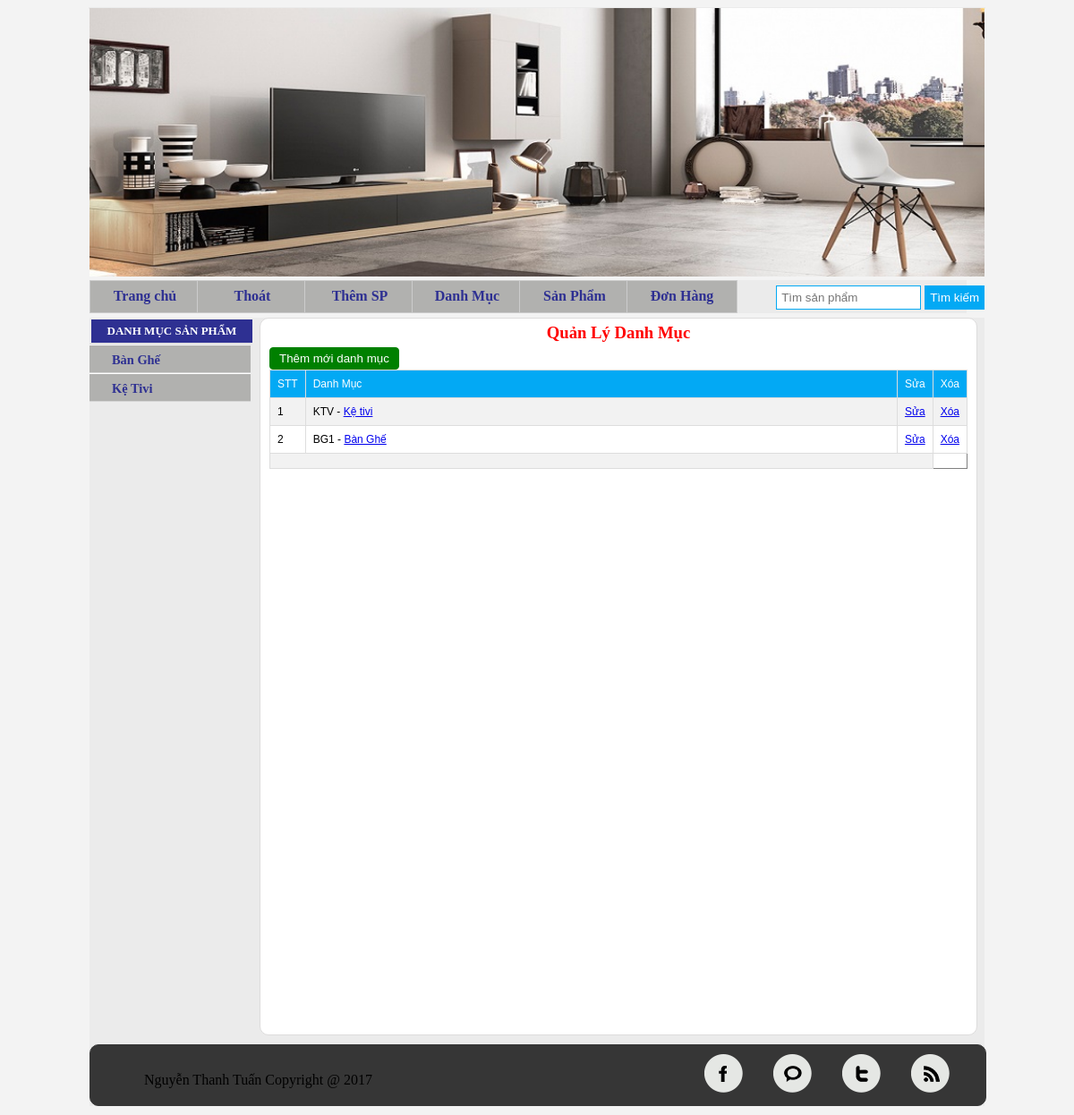
/quanly-danhmuc.html (signed in), run on the app's committed database.
### tables this page shows
CREATE TABLE `loaisp` (
  `maloai` varchar(50) NOT NULL,
  `ten` varchar(200) NOT NULL
);

### clspage.php (called while the page is built, shortened)
<?php
class Paging
{
    function rowStart($limit)
    {
        return (!isset($_GET['page'])) ? 0 :  ($_GET['page']-1) * $limit;
    }
}

### quanlydanhmuc.php (the view, shortened to what this page needs)
    <?php
    include("clspage.php");
    $paging = new Paging;
    $limit =10;
    $paging->findTotal($link,'loaisp');
    $paging->findPages($limit);
    $start =$paging->rowStart($limit);
    $sql="select * from loaisp order by maloai desc limit ".$start.",".$limit;
    $result=mysql_query($sql);
?>
<table width="" border="1" background="">
    <h3 class="tbltitle">Quản lý Danh Mục</h3>
    <input name="Smsua" type="button" onclick="window.location='themdanhmuc.html';" class="button-red muatiep" value="Thêm mới danh mục">
    <tr>
        <td width="20"><div align="left">STT</div></td>
        <td width=""><div align="left">Danh Mục</div></td>
        <td width="20"><div align="left">Sửa</div></td>
        <td width="20"><div align="left">Xóa</div></td>
    </tr>
    <?php
    $i=1;
    while($rows=mysql_fetch_array($result))
    {
        ?>
        <tr>
            <td><div align="left"><?php echo $i;?></div></td>
            <td><div align="left"><?php echo $rows['maloai'];?> - <a href="danhmuc-<?php echo $rows['maloai']; ?>.html"><?php echo $rows['ten']; ?></a></div></td>
            <td><div align="left"><a href="sua-danhmuc-<?php echo $rows['maloai'];?>.html">Sửa</a></div></td>
            <td><div align="left"><a href="index.php?xoadanhmuc=<?php echo $rows['maloai'];?>">Xóa</a></div></td>
        </tr>
        <?php
        $i++;
    }
    ?>
    <td colspan="3">
   </td>
</table>

### theleft.php (shortened to what this page needs)
<?php
$sql= "select * from loaisp";
$result= mysql_query($sql);
?>
<div class="leftwapper">
    <h2><a href="/">Danh Mục Sản Phẩm</a></h2>
    <ul class="menu_cate">
        <?php
        while($rows=mysql_fetch_array($result))
        {
            ?>
            <li>
                <a href="danhmuc-<?php echo $rows['maloai'];?>.html"><?php echo $rows['ten'];?></a>
            </li>
            <?php
        }
        ?>
    </ul>
</div>

### css.css (style rules this page uses)
.leftwapper { float: left; width: 100%; background: rgba(204, 204, 204, 0.7); }
.leftwapper h2 { float: left; margin: 0px; padding: 0px; width: 100%; margin-bottom: 1px; }
.leftwapper h2 a { text-decoration: none; text-transform: uppercase; font-size: 13px; padding: 5px 2%; background: #2e3092; border: 1px solid #EBEBEB; float: left; color: white; width: 96%; text-align: center; }
ul.menu_cate { float: left; width: 100%; list-style: none; margin: 0px; padding: 0px; }
ul.menu_cate li { line-height: 33px; background: #b1b1af; list-style: none; border-top: #fff solid 1px; border-bottom: #d4d4d4 solid 1px; }
ul.menu_cate li a { color: #2e3092; font-size: 0.9em; font-weight: bold; padding-left: 25px; display: block; height: 30px; text-decoration: none; text-transform: capitalize; }
.leftwapper h2 { border: 1px solid #EBEBEB; border-bottom: none; }
ul { margin: 10px 0; list-style: disc inside none; padding: 0px; }
.product .button, .button3, .button-red, .button-idsp { border: solid #CAC9C9 1px; border-radius: 4px; -webkit-border-radius: 4px; -moz-border-radius: 4px; color: #777; text-decoration: none; padding: 5px 5px 4px; color: #FFFFFF; border-color: green; background-color: green; background-attachment: scroll; background-position: 100% 100%; background-repeat: no-repeat; padding: 4px 10px; margin: 0px; position: relative; float: right; right: 0px; }
.wright table { font-size: 14px; font-family: "Trebuchet MS", Arial, Helvetica, sans-serif; border-collapse: collapse; border-spacing: 0; width: 100%; }
.wright table tr:first-child { padding-top: 11px; padding-bottom: 11px; background-color: #03A9F4; color: white; border: 1px solid #ddd; text-align: left; padding: 8px; }
.wright table tr:nth-child(even) { background-color: #f2f2f2; }
.wright table tr td { border: 1px solid #ddd; text-align: left; padding: 8px; font-size: 12px; }
h3.tbltitle { text-align: center; padding: 5px; margin: 0px; color: red; text-transform: capitalize; }
input.button-red.muatiep { float: left; cursor: pointer; }

### data on the page
loaisp: ten "Bàn Ghế", maloai "BG1"
loaisp: ten "Kệ Tivi", maloai "KTV", ten "Kệ tivi"
